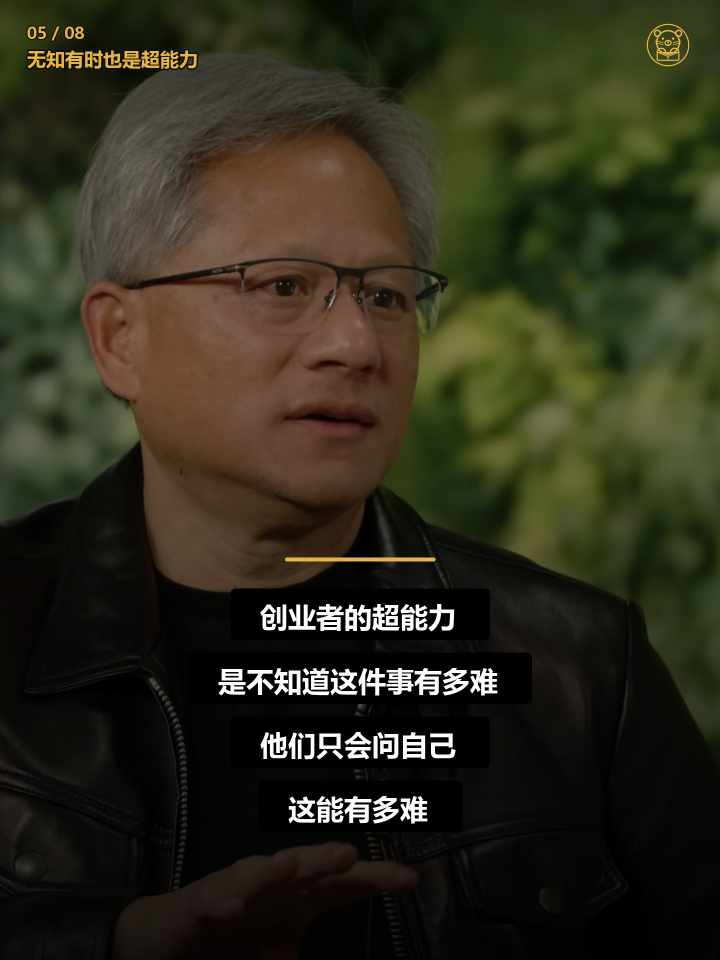
#> input picture content/2026-09-15_Jensen-Huang_创业与支撑/成品/05.jpg, 1440 x 1920 px, given in place of 05.png, which was not available (shown at 1/2 size)
$ python render_clean_magazine_covers.py
#> lines starting #> are read from the running program, lines starting #| are printed output that depends on the picture; pictures that were not available may be replaced by others from this repository, and a replacement may not be noted
#> in render, image is the input picture: PIL image 1440x1920 RGB; mean R, G, B 46.4, 44.5, 27.5
from __future__ import annotations

import argparse
from pathlib import Path

from PIL import Image, ImageDraw, ImageEnhance, ImageFilter, ImageFont


ROOT = Path(__file__).resolve().parents[1]
CANVAS = (1440, 1920)
GOLD = (231, 181, 65)
IVORY = (246, 243, 235)
SERIF = Path(r"C:\Windows\Fonts\NotoSansSC-VF.ttf")
LOGO = ROOT / "brand" / "低温水獭_logo_gold.png"


def font(size: int) -> ImageFont.FreeTypeFont:
    return ImageFont.truetype(str(SERIF), size=size)


def portrait_crop(source: Image.Image, focus_x: float) -> Image.Image:
#> called with focus_x = 0.5
    target_w, target_h = 1440, 1450
    ratio = target_w / target_h
    src = source.convert("RGB")
    if src.width / src.height > ratio:
        crop_w = round(src.height * ratio)
        center = round(src.width * focus_x)
        left = max(0, min(src.width - crop_w, center - crop_w // 2))
        src = src.crop((left, 0, left + crop_w, src.height))
    else:
        crop_h = round(src.width / ratio)
#> crop_h = 1450
        top = max(0, (src.height - crop_h) // 2)
#> top = 235
        src = src.crop((0, top, src.width, top + crop_h))
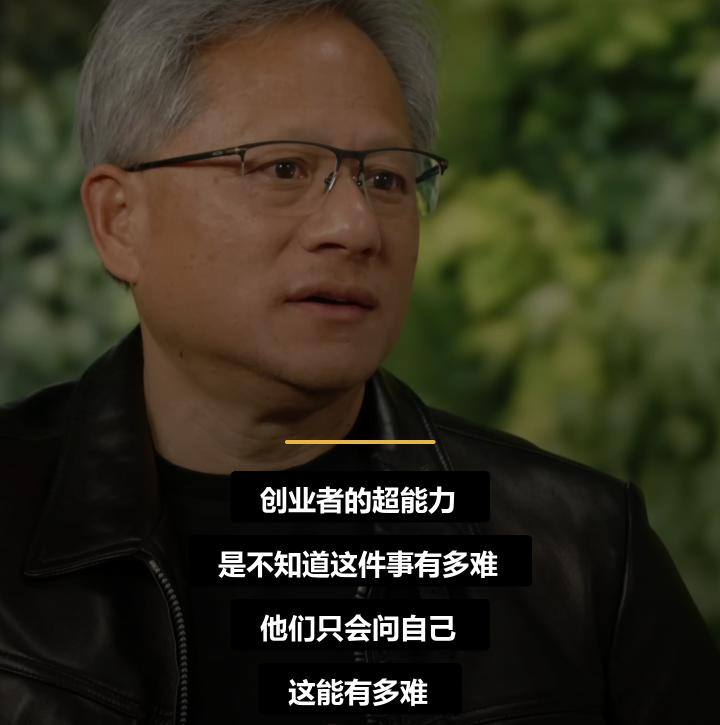
#> src: PIL image 1440x1450 RGB (shown at 1/2 size); mean R, G, B 51.8, 48.9, 31.2
    return src.resize((target_w, target_h), Image.Resampling.LANCZOS)


def centered(draw: ImageDraw.ImageDraw, text: str, y: int, size: int, fill: tuple[int, int, int]) -> None:
    fnt = font(size)
    box = draw.textbbox((0, 0), text, font=fnt, stroke_width=2)
    width = box[2] - box[0]
    draw.text(
        ((CANVAS[0] - width) // 2, y),
        text,
        font=fnt,
        fill=fill,
        stroke_width=2,
        stroke_fill=(5, 5, 4),
    )


def render(source: Path, output: Path, lines: list[tuple[str, int, tuple[int, int, int]]], focus_x: float) -> None:
    image = Image.open(source).convert("RGB")
    photo = portrait_crop(image, focus_x)
    photo = ImageEnhance.Contrast(photo).enhance(1.10)
    photo = ImageEnhance.Color(photo).enhance(0.82)
    photo = ImageEnhance.Brightness(photo).enhance(0.73)
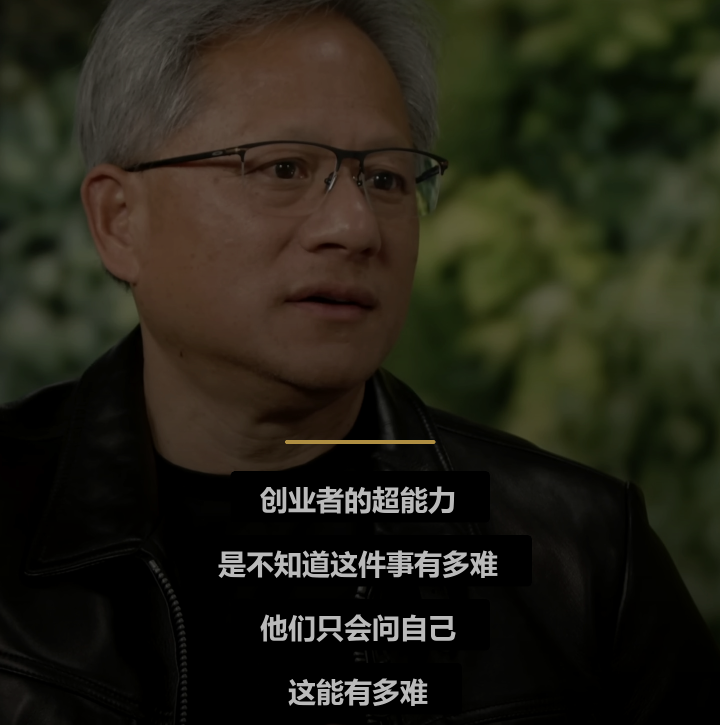
#> photo: PIL image 1440x1450 RGB (shown at 1/2 size); mean R, G, B 36.6, 34.7, 23.1

    canvas = Image.new("RGBA", CANVAS, (7, 7, 6, 255))
    canvas.alpha_composite(photo.convert("RGBA"), (0, 0))
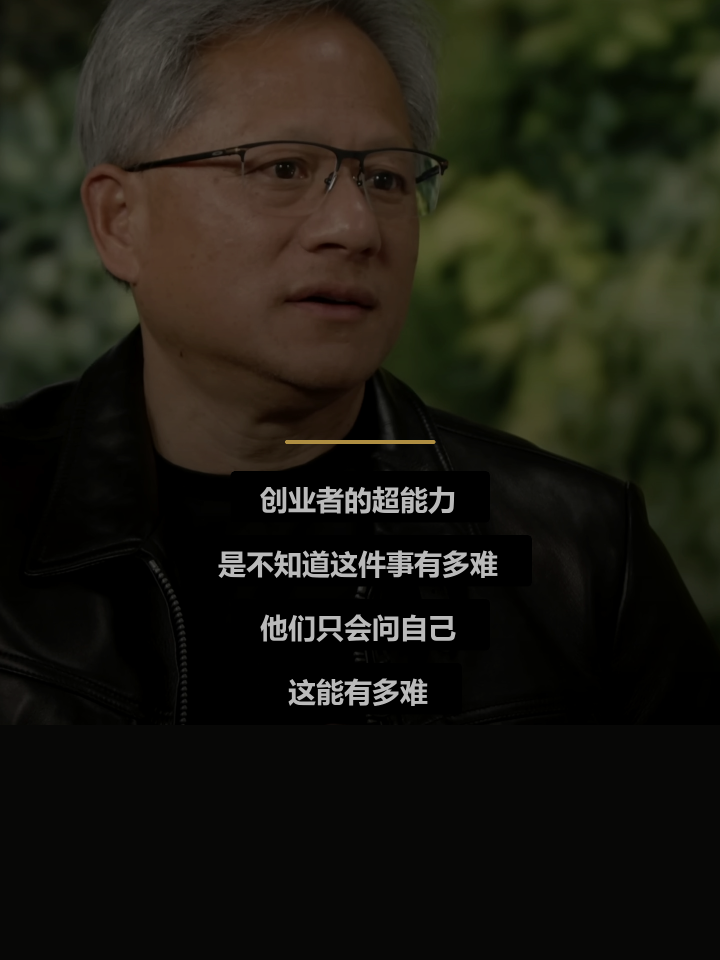
#> canvas: PIL image 1440x1920 RGBA (shown at 1/2 size); mean R, G, B, A 29.3, 27.9, 18.9, 255

    veil = Image.new("RGBA", CANVAS, (0, 0, 0, 0))
#> veil: PIL image 1440x1920 RGBA; every value is 0
    px = veil.load()
    for y in range(CANVAS[1]):
        top = 92 if y < 240 else 0
        bottom = 0 if y < 680 else min(255, round((y - 680) / 660 * 255))
        if y >= 1020:
            bottom = max(bottom, 232)
        alpha = max(top, bottom)
        if alpha:
            for x in range(CANVAS[0]):
                px[x, y] = (4, 4, 3, alpha)
    canvas.alpha_composite(veil)
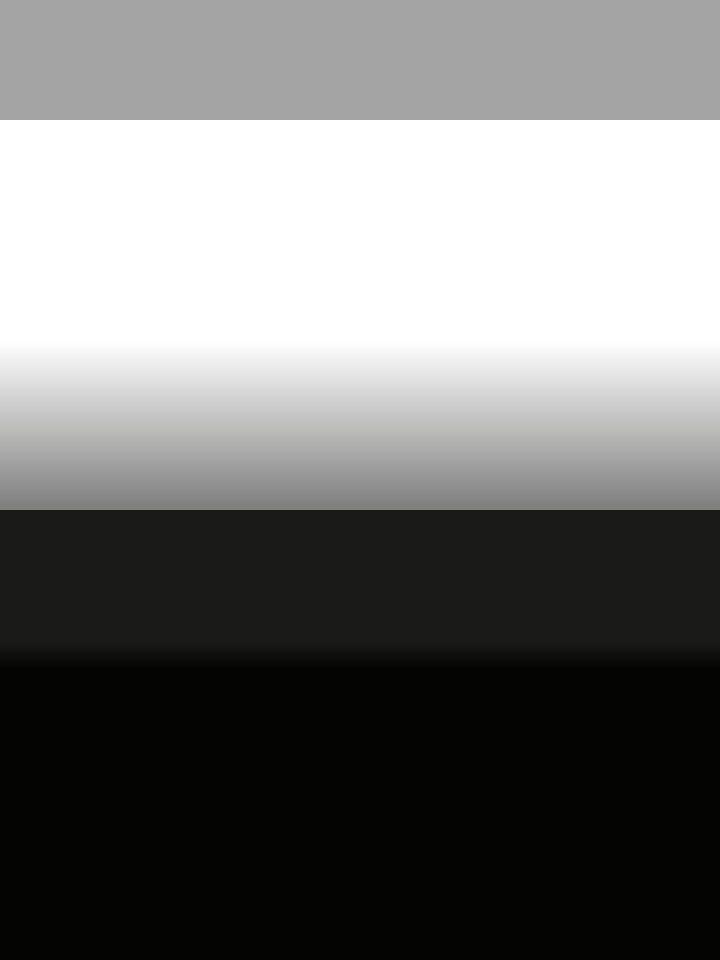
#> veil: PIL image 1440x1920 RGBA (shown at 1/2 size); mean R, G, B, A 3.1, 3.1, 2.3, 139.1; transparent parts drawn white
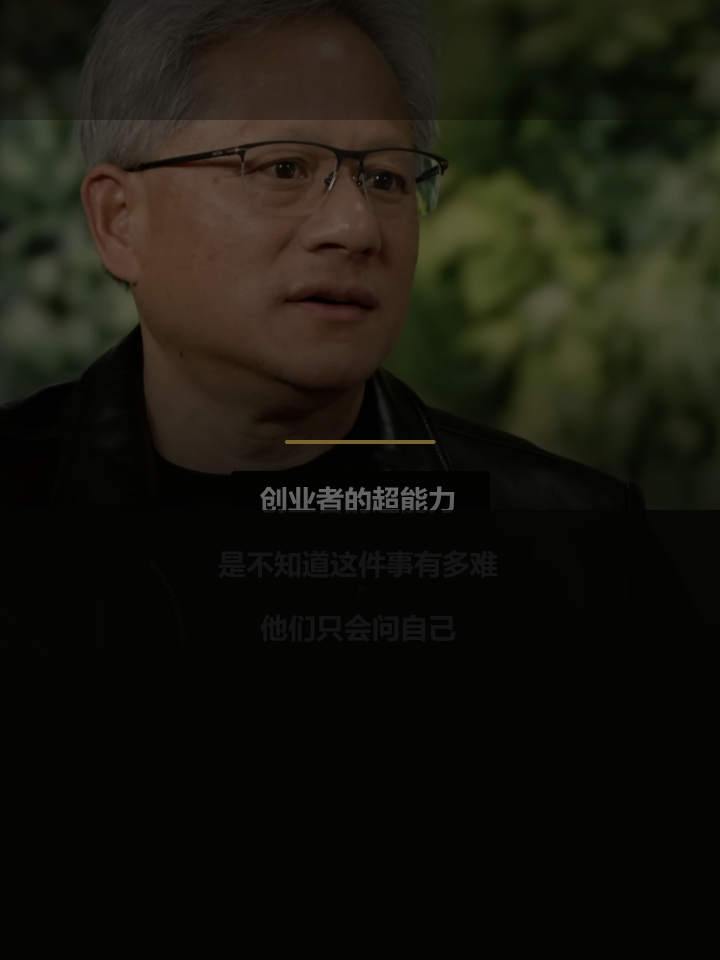
#> canvas: PIL image 1440x1920 RGBA (shown at 1/2 size); mean R, G, B, A 23.5, 22.2, 14.3, 255

    draw = ImageDraw.Draw(canvas, "RGBA")
    draw.rounded_rectangle((152, 1330, 452, 1337), radius=4, fill=GOLD)
#> (the run stopped early here; a loop or call above may not have finished)

$ run again, with content/2026-09-15_Jensen-Huang_创业与支撑/成品/06.jpg copied over content/2026-09-15_Jensen-Huang_创业与支撑/成品/05.jpg
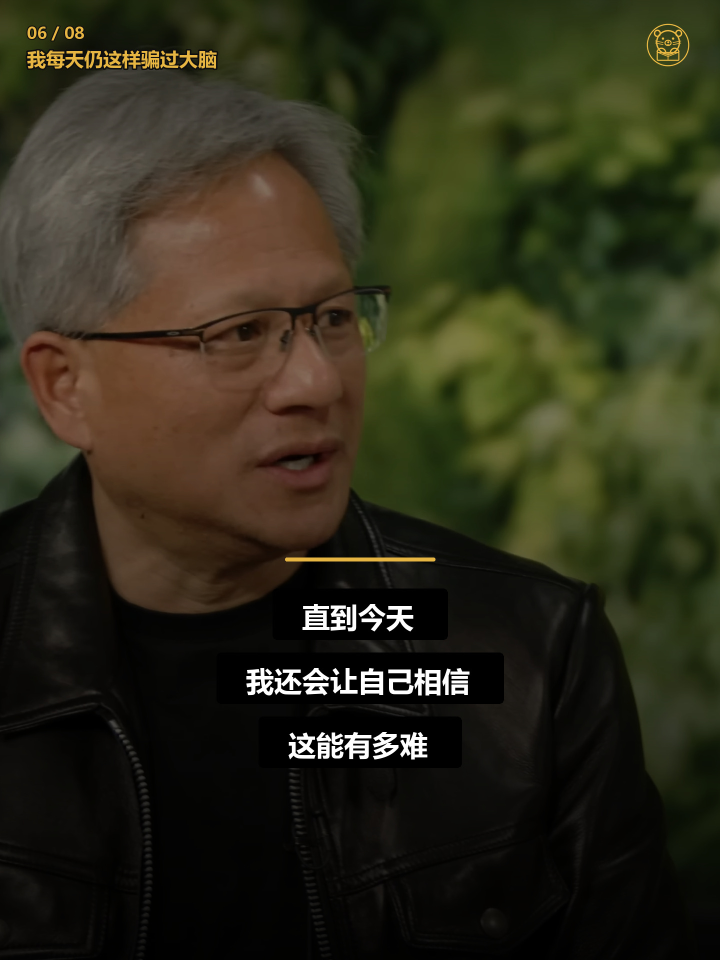
#> input picture content/2026-09-15_Jensen-Huang_创业与支撑/成品/06.jpg, 1440 x 1920 px, given in place of 05.png, which was not available (shown at 1/2 size)
#> in render, image is the input picture: PIL image 1440x1920 RGB; mean R, G, B 45.1, 43.7, 25.7
#> in render, `photo = ImageEnhance.Brightness(photo).enhance(0.73)`:
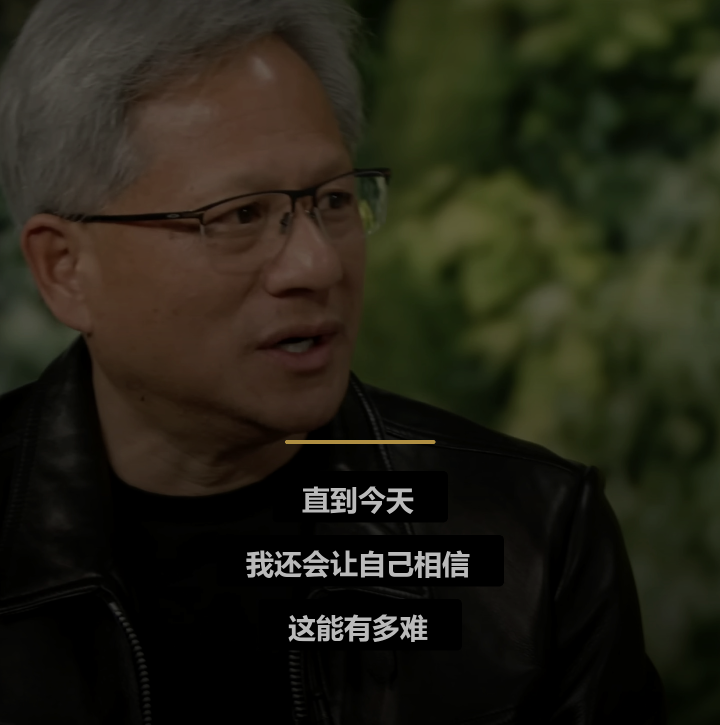
#> photo: PIL image 1440x1450 RGB (shown at 1/2 size); mean R, G, B 35.8, 34.1, 21.7
#> in render, `canvas.alpha_composite(veil)`:
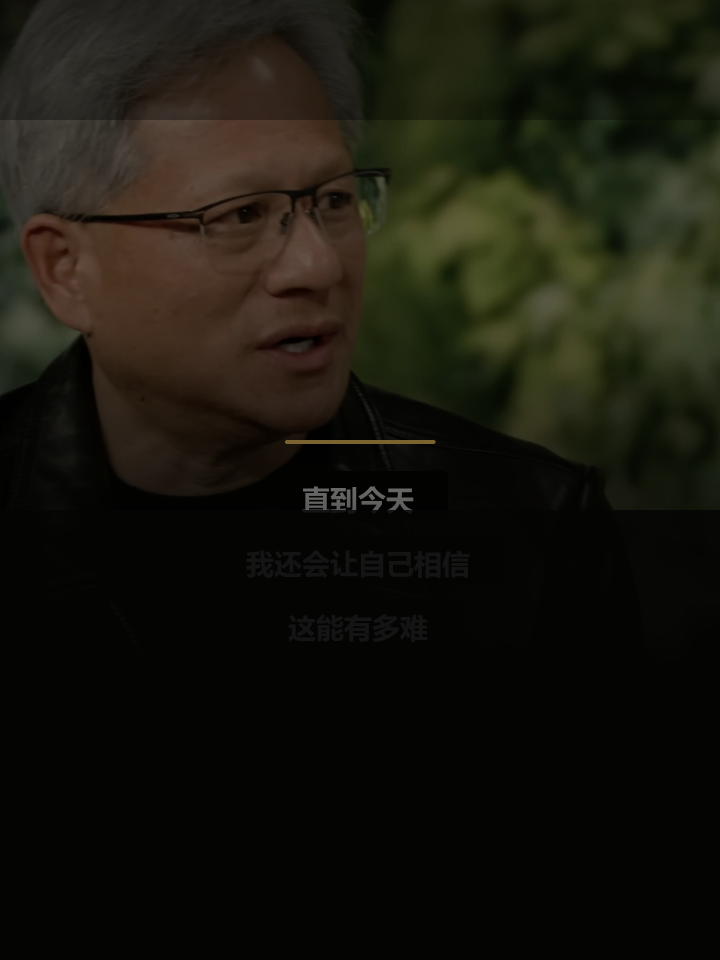
#> canvas: PIL image 1440x1920 RGBA (shown at 1/2 size); mean R, G, B, A 23.5, 22.2, 13.9, 255
